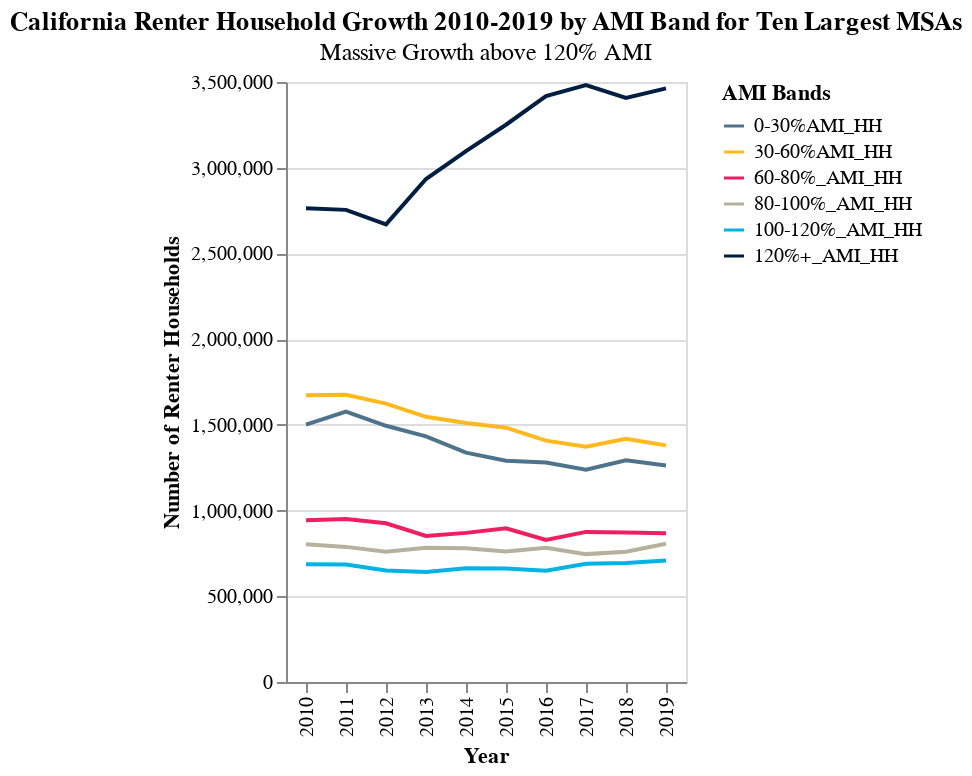

Source (notebook cell):
### Code cell
alt.Chart(df_melt_full_weight_counts_melt_top10_v1).mark_line().encode(
    x='Year',
    y='Number of Renter Households',
    color=alt.Color('AMI Bands', sort=['0-30%AMI_HH', '30-60%AMI_HH', '60-80%_AMI_HH', '80-100%_AMI_HH',
       '100-120%_AMI_HH', '120%+_AMI_HH'])).properties(
    title={
      "text": ["California Renter Household Growth 2010-2019 by AMI Band for Ten Largest MSAs"], 
      "subtitle": ["Massive Growth above 120% AMI"]})

### Figure 1 — Vega-Lite specification as saved in the notebook (floating-point values rounded to 4 significant figures)
{"config": {"title": {"font": "Veranda Regular"}, "range": {"category": ["#4E748B", "#FFB81D", "#EE1F60", "#B7B09D", "#00B3E3", "#011E41"]}, "legend": {"labelFont": "Veranda Regular"}, "bar": {"fill": ["#4E748B", "#FFB81D", "#EE1F60", "#B7B09D", "#00B3E3", "#011E41"], "stroke": false}}, "data": {"name": "data-d0ba459d9c4f8fa24cea0dd474c62268"}, "mark": "line", "encoding": {"color": {"type": "nominal", "field": "AMI Bands", "sort": ["0-30%AMI_HH", "30-60%AMI_HH", "60-80%_AMI_HH", "80-100%_AMI_HH", "100-120%_AMI_HH", "120%+_AMI_HH"]}, "x": {"type": "nominal", "field": "Year"}, "y": {"type": "quantitative", "field": "Number of Renter Households"}}, "title": {"text": ["California Renter Household Growth 2010-2019 by AMI Band for Ten Largest MSAs"], "subtitle": ["Massive Growth above 120% AMI"]}, "$schema": "https://vega.github.io/schema/vega-lite/v4.0.2.json", "datasets": {"data-d0ba459d9c4f8fa24cea0dd474c62268": [{"AMI Bands": "0-30%AMI_HH", "Year": "2010", "Number of Renter Households": 1500853}, {"AMI Bands": "0-30%AMI_HH", "Year": "2011", "Number of Renter Households": 1577090}, {"AMI Bands": "0-30%AMI_HH", "Year": "2012", "Number of Renter Households": 1494497}, {"AMI Bands": "0-30%AMI_HH", "Year": "2013", "Number of Renter Households": 1433017}, {"AMI Bands": "0-30%AMI_HH", "Year": "2014", "Number of Renter Households": 1337801}, {"AMI Bands": "0-30%AMI_HH", "Year": "2015", "Number of Renter Households": 1290498}, {"AMI Bands": "0-30%AMI_HH", "Year": "2016", "Number of Renter Households": 1280583}, {"AMI Bands": "0-30%AMI_HH", "Year": "2017", "Number of Renter Households": 1237813}, {"AMI Bands": "0-30%AMI_HH", "Year": "2018", "Number of Renter Households": 1293046}, {"AMI Bands": "0-30%AMI_HH", "Year": "2019", "Number of Renter Households": 1262971}, {"AMI Bands": "100-120%_AMI_HH", "Year": "2010", "Number of Renter Households": 687074}, {"AMI Bands": "100-120%_AMI_HH", "Year": "2011", "Number of Renter Households": 685324}, {"AMI Bands": "100-120%_AMI_HH", "Year": "2012", "Number of Renter Households": 650434}, {"AMI Bands": "100-120%_AMI_HH", "Year": "2013", "Number of Renter Households": 641121}, {"AMI Bands": "100-120%_AMI_HH", "Year": "2014", "Number of Renter Households": 663035}, {"AMI Bands": "100-120%_AMI_HH", "Year": "2015", "Number of Renter Households": 661781}, {"AMI Bands": "100-120%_AMI_HH", "Year": "2016", "Number of Renter Households": 649247}, {"AMI Bands": "100-120%_AMI_HH", "Year": "2017", "Number of Renter Households": 689526}, {"AMI Bands": "100-120%_AMI_HH", "Year": "2018", "Number of Renter Households": 694713}, {"AMI Bands": "100-120%_AMI_HH", "Year": "2019", "Number of Renter Households": 708810}, {"AMI Bands": "120%+_AMI_HH", "Year": "2010", "Number of Renter Households": 2763257}, {"AMI Bands": "120%+_AMI_HH", "Year": "2011", "Number of Renter Households": 2754060}, {"AMI Bands": "120%+_AMI_HH", "Year": "2012", "Number of Renter Households": 2669232}, {"AMI Bands": "120%+_AMI_HH", "Year": "2013", "Number of Renter Households": 2934103}, {"AMI Bands": "120%+_AMI_HH", "Year": "2014", "Number of Renter Households": 3097280}, {"AMI Bands": "120%+_AMI_HH", "Year": "2015", "Number of Renter Households": 3250758}, {"AMI Bands": "120%+_AMI_HH", "Year": "2016", "Number of Renter Households": 3417295}, {"AMI Bands": "120%+_AMI_HH", "Year": "2017", "Number of Renter Households": 3482521}, {"AMI Bands": "120%+_AMI_HH", "Year": "2018", "Number of Renter Households": 3406549}, {"AMI Bands": "120%+_AMI_HH", "Year": "2019", "Number of Renter Households": 3462892}, {"AMI Bands": "30-60%AMI_HH", "Year": "2010", "Number of Renter Households": 1672471}, {"AMI Bands": "30-60%AMI_HH", "Year": "2011", "Number of Renter Households": 1675415}, {"AMI Bands": "30-60%AMI_HH", "Year": "2012", "Number of Renter Households": 1623609}, {"AMI Bands": "30-60%AMI_HH", "Year": "2013", "Number of Renter Households": 1546943}, {"AMI Bands": "30-60%AMI_HH", "Year": "2014", "Number of Renter Households": 1510698}, {"AMI Bands": "30-60%AMI_HH", "Year": "2015", "Number of Renter Households": 1483623}, {"AMI Bands": "30-60%AMI_HH", "Year": "2016", "Number of Renter Households": 1407954}, {"AMI Bands": "30-60%AMI_HH", "Year": "2017", "Number of Renter Households": 1373009}, {"AMI Bands": "30-60%AMI_HH", "Year": "2018", "Number of Renter Households": 1419368}, {"AMI Bands": "30-60%AMI_HH", "Year": "2019", "Number of Renter Households": 1380293}, {"AMI Bands": "60-80%_AMI_HH", "Year": "2010", "Number of Renter Households": 943969}, {"AMI Bands": "60-80%_AMI_HH", "Year": "2011", "Number of Renter Households": 950598}, {"AMI Bands": "60-80%_AMI_HH", "Year": "2012", "Number of Renter Households": 925625}, {"AMI Bands": "60-80%_AMI_HH", "Year": "2013", "Number of Renter Households": 852335}, {"AMI Bands": "60-80%_AMI_HH", "Year": "2014", "Number of Renter Households": 869847}, {"AMI Bands": "60-80%_AMI_HH", "Year": "2015", "Number of Renter Households": 896955}, {"AMI Bands": "60-80%_AMI_HH", "Year": "2016", "Number of Renter Households": 828830}, {"AMI Bands": "60-80%_AMI_HH", "Year": "2017", "Number of Renter Households": 875580}, {"AMI Bands": "60-80%_AMI_HH", "Year": "2018", "Number of Renter Households": 871870}, {"AMI Bands": "60-80%_AMI_HH", "Year": "2019", "Number of Renter Households": 868254}, {"AMI Bands": "80-100%_AMI_HH", "Year": "2010", "Number of Renter Households": 803660}, {"AMI Bands": "80-100%_AMI_HH", "Year": "2011", "Number of Renter Households": 788187}, {"AMI Bands": "80-100%_AMI_HH", "Year": "2012", "Number of Renter Households": 760127}, {"AMI Bands": "80-100%_AMI_HH", "Year": "2013", "Number of Renter Households": 783169}, {"AMI Bands": "80-100%_AMI_HH", "Year": "2014", "Number of Renter Households": 779992}, {"AMI Bands": "80-100%_AMI_HH", "Year": "2015", "Number of Renter Households": 761234}, {"AMI Bands": "80-100%_AMI_HH", "Year": "2016", "Number of Renter Households": 783596}, {"AMI Bands": "80-100%_AMI_HH", "Year": "2017", "Number of Renter Households": 745969}, {"AMI Bands": "80-100%_AMI_HH", "Year": "2018", "Number of Renter Households": 759466}, {"AMI Bands": "80-100%_AMI_HH", "Year": "2019", "Number of Renter Households": 806149}]}}
